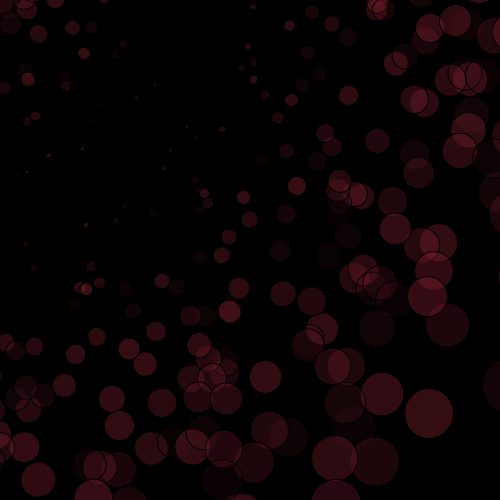
Frame 1 (no input)
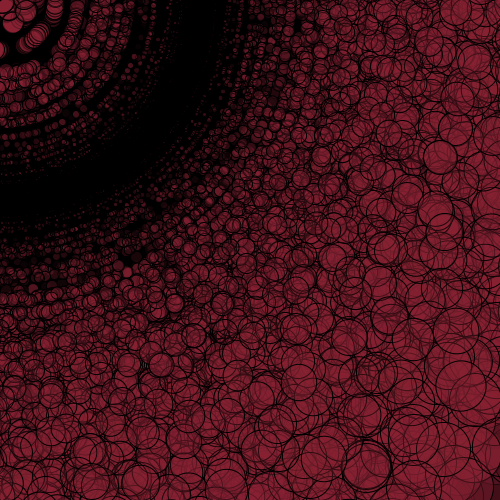
Frame 60 (the mouse pressed at the canvas centre just before this capture)
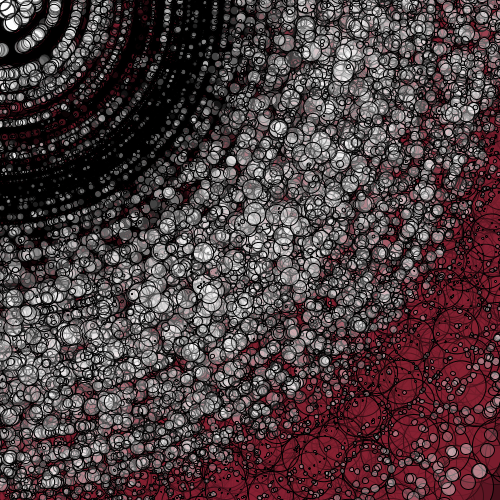
Frame 120 (the mouse held since frame 60 and released just before this capture)

The Processing sketch that drew these frames (run headless with seeded random() and noise(); from frame 60 on, the mouse is pressed at the canvas centre):

// Processing sketch: processing_3635
// ── processing_3635.pde

 
float margen, sp;
void setup(){
  margen=2; 
  sp=12; 
  size(500,500); 
  smooth(); 
   background (0);
  colorMode (RGB, 255);
} 
 
void draw(){ 
  for(float y= margen-2; y <= height-margen; y += sp){ 
    for (float x = margen; x <=width-margen; x += sp*2){ 
      float d; 
   d= 200 - sqrt((mouseX - x)*(mouseX - x)+(mouseY - y)*(mouseY -y)); 
     rotate (random(0.5,0.6));
       stroke(0);
     fill(mouseX+135,mouseY+33,mouseX+50,random(15,100)); 
      ellipse(x,y, d/8,d/8);
  }
  }
}
